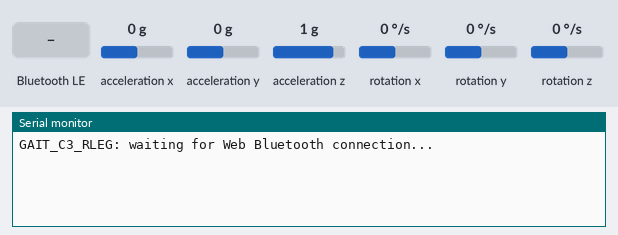
Recording of a sketch running on a simulated ESP32-C3. Shown: the last lines printed to the serial monitor. Wiring (inferred from the names in the program): MPU-6050 motion sensor at I2C address 0x68. The test bench sets the inputs (shaded band); at power-on: acceleration x 0 g, acceleration y 0 g, acceleration z 1 g, rotation x 0 °/s, rotation y 0 °/s, rotation z 0 °/s. Nothing arrives over Bluetooth unless stated; a phone connects over Bluetooth LE 3 s after start.

Above: at 1.3 s.
1.4 s: Bluetooth LE write "START" received
At 1.9 s:
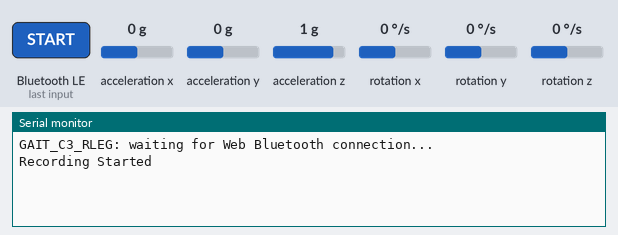
2.9 s: Bluetooth LE write "STOP" received
At 4.1 s:
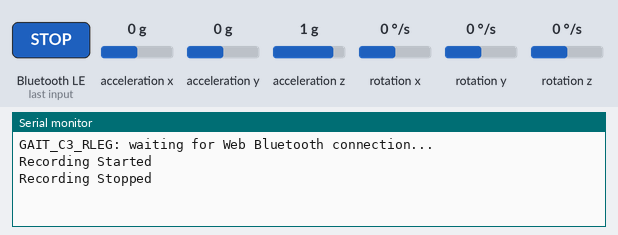
4.4 s: Bluetooth LE write "RESET" received
At 5.4 s:
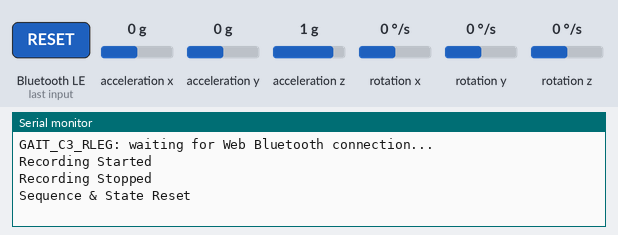

Measured:
- after the input at 1.4 s, the serial monitor: prints a new line at once (image 1)
- after the input at 2.9 s, the serial monitor: prints a new line at once (image 2)
- after the input at 4.4 s, the serial monitor: prints a new line at once (image 3)

The sketch:

C3_IMU.ino
```cpp
#include <BLEDevice.h>
#include <BLEServer.h>
#include <BLEUtils.h>
#include <BLE2902.h>
#include <Wire.h>
#include <esp_task_wdt.h>

// ---------------------------------------------------------------------------
// 1. SET THIS BEFORE UPLOADING TO EACH BOARD
// ---------------------------------------------------------------------------
#define ROLE_RIGHT_LEG 1
#define ROLE_LEFT_LEG  2
#define ROLE_TORSO     3

#define DEVICE_ROLE ROLE_RIGHT_LEG   // <-- CHANGE PER BOARD, then re-upload

#if DEVICE_ROLE == ROLE_RIGHT_LEG
  #define DEVICE_NAME "GAIT_C3_RLEG"
#elif DEVICE_ROLE == ROLE_LEFT_LEG
  #define DEVICE_NAME "GAIT_C3_LLEG"
#elif DEVICE_ROLE == ROLE_TORSO
  #define DEVICE_NAME "GAIT_C3_TORSO"
#else
  #error "Set DEVICE_ROLE to one of ROLE_RIGHT_LEG / ROLE_LEFT_LEG / ROLE_TORSO"
#endif

// --- Configuration ---
#define SDA_PIN 6
#define SCL_PIN 7
#define SAMPLING_RATE 200 // Hz
#define INTERVAL_MS (1000 / SAMPLING_RATE)

// If loop() ever falls behind schedule (slow BLE write, brief I2C hiccup),
// cap how many back-to-back "catch-up" samples we take in a single pass
// before yielding back to drainToBLE() — prevents one bad stall from
// turning into a runaway burst that starves the radio.
#define MAX_CATCHUP_SAMPLES 4

// --- BLE UUIDs ---
#define SERVICE_UUID          "4fafc201-1fb5-459e-8fcc-c5c9c331914b"
#define CHARACTERISTIC_CMD    "beb5483e-36e1-4688-b7f5-ea07361b26a8"
#define CHARACTERISTIC_DATA   "0000ffe1-0000-1000-8000-00805f9b34fb"
#define CHARACTERISTIC_STATUS "0000ffe2-0000-1000-8000-00805f9b34fb"

// Bytes per data packet: header(6) + BATCH_SIZE * 16.
// BATCH_SIZE=7 -> 118 bytes, comfortably under the 125-byte usable payload
// of the 128-byte MTU this sketch requests (matches the original sketch's
// MTU tuning, just repacked without the unused temperature field).
#define BATCH_SIZE 7
#define DATA_PACKET_MAX (6 + BATCH_SIZE * 16)

// Ring buffer: 2048 samples = ~10 s of buffering at 200 Hz, survives brief
// BLE stalls/reconnects without losing data (oldest is only overwritten if
// the host falls more than 10 s behind, which is logged via overflowCount).
#define RING_SIZE 2048

// --- MPU6050 Registers ---
#define MPU_ADDR      0x68
#define ACCEL_XOUT_H  0x3B
#define PWR_MGMT_1    0x6B
#define ACCEL_CONFIG  0x1C
#define GYRO_CONFIG   0x1B

// Full-scale ranges — explicitly set in setupMPU() below rather than relying
// on power-on defaults, so they're deterministic. MUST match the
// ACCEL_RANGE_G / GYRO_RANGE_DPS constants in index.html (used there to
// convert raw counts to g / dps for the CSV).
#define ACCEL_RANGE_G   2     // AFS_SEL = 0
#define GYRO_RANGE_DPS  250   // FS_SEL  = 0

// --- Watchdog ---
// If loop() ever stalls (I2C hang, unexpected deadlock, anything) for more
// than WATCHDOG_TIMEOUT_S seconds, the ESP32-C3 resets itself automatically
// instead of staying locked up until someone power-cycles it. On reset it
// re-advertises and the host app just needs to reconnect.
// NOTE: this uses the esp_task_wdt API shipped with ESP32 Arduino core 2.x.
// If your installed core is 3.x, esp_task_wdt_init() takes a
// esp_task_wdt_config_t* instead of (timeout_s, panic) — adjust startWatchdog()
// accordingly if the sketch fails to compile against your core version.
#define WATCHDOG_TIMEOUT_S 3

// --- Global Variables ---
BLEServer *pServer = NULL;
BLECharacteristic *pCmdCharacteristic = NULL;
BLECharacteristic *pDataCharacteristic = NULL;
BLECharacteristic *pStatusCharacteristic = NULL;
bool deviceConnected = false;
bool oldDeviceConnected = false;
bool isRecording = false;

struct __attribute__((packed)) ImuSample {
  uint32_t t;                 // millis() at capture
  int16_t ax, ay, az;
  int16_t gx, gy, gz;
};

ImuSample ringBuf[RING_SIZE];
volatile uint16_t ringHead = 0;          // next write index
volatile uint16_t ringTail = 0;          // next read (unsent) index
volatile uint32_t seqNext  = 0;          // sequence number of the NEXT sample captured
uint32_t seqOut            = 0;          // sequence number of the next unsent sample
volatile uint32_t overflowCount = 0;
volatile uint32_t missedSampleCount = 0; // samples genuinely lost to a large scheduling stall
unsigned long nextSampleDueMs = 0;       // millis() at which the next sample is due

uint8_t txBuf[DATA_PACKET_MAX];

// rolling actual-rate estimate
uint32_t rateWindowStart = 0;
uint32_t rateWindowCount = 0;
float actualHz = 0;
unsigned long lastStatusMs = 0;

// time sync
uint64_t epochAtSync = 0;   // host epoch_ms captured at last time sync
uint32_t millisAtSync = 0;  // node millis() at that same instant
bool timeSynced = false;

// --- Forward declarations (used by the callback classes below) ---
void startRecording();
void stopRecording();
void resetData();
void handleTimeSync(uint64_t epoch);
void sendTimeSyncAck();
void sendHeartbeat();

// Command Callback
class CmdCallback: public BLECharacteristicCallbacks {
    void onWrite(BLECharacteristic *pCharacteristic) {
      String value = pCharacteristic->getValue();
      if (value.length() == 0) return;

      if (value == "START") {
        startRecording();
      } else if (value == "STOP") {
        stopRecording();
      } else if (value == "RESET") {
        resetData();
      } else if (value.startsWith("TIME:")) {
        uint64_t epoch = strtoull(value.substring(5).c_str(), NULL, 10);
        handleTimeSync(epoch);
      }
    }
};

class MyServerCallbacks: public BLEServerCallbacks {
    void onConnect(BLEServer* pServer) { deviceConnected = true; };
    void onDisconnect(BLEServer* pServer) { deviceConnected = false; }
};

void setupMPU() {
  Wire.begin(SDA_PIN, SCL_PIN);
  Wire.setClock(400000);

  // Wake the sensor up
  Wire.beginTransmission(MPU_ADDR);
  Wire.write(PWR_MGMT_1);
  Wire.write(0);
  Wire.endTransmission(true);
  delay(100);

  // Explicitly set full-scale ranges (see ACCEL_RANGE_G / GYRO_RANGE_DPS above)
  Wire.beginTransmission(MPU_ADDR);
  Wire.write(ACCEL_CONFIG);
  Wire.write(0x00); // AFS_SEL=0 -> +/-2g
  Wire.endTransmission(true);

  Wire.beginTransmission(MPU_ADDR);
  Wire.write(GYRO_CONFIG);
  Wire.write(0x00); // FS_SEL=0 -> +/-250 dps
  Wire.endTransmission(true);
  delay(10);
}

void readMPURaw(int16_t &ax, int16_t &ay, int16_t &az,
                 int16_t &gx, int16_t &gy, int16_t &gz) {
  Wire.beginTransmission(MPU_ADDR);
  Wire.write(ACCEL_XOUT_H);
  Wire.endTransmission(false);
  Wire.requestFrom(MPU_ADDR, (uint8_t)14, true);

  ax = Wire.read() << 8 | Wire.read();
  ay = Wire.read() << 8 | Wire.read();
  az = Wire.read() << 8 | Wire.read();
  Wire.read(); Wire.read(); // discard temperature — not used downstream
  gx = Wire.read() << 8 | Wire.read();
  gy = Wire.read() << 8 | Wire.read();
  gz = Wire.read() << 8 | Wire.read();
}

// ---------------------------------------------------------------------------
// Sample capture -> ring buffer
// ---------------------------------------------------------------------------
void pushSample() {
  int16_t ax, ay, az, gx, gy, gz;
  readMPURaw(ax, ay, az, gx, gy, gz);

  uint16_t nextHead = (ringHead + 1) % RING_SIZE;
  if (nextHead == ringTail) {
    // buffer full: drop this newest sample, keep older data intact
    overflowCount++;
    seqNext++;   // sequence still advances so seq numbers stay meaningful
    return;
  }

  ImuSample &s = ringBuf[ringHead];
  s.t = millis();
  s.ax = ax; s.ay = ay; s.az = az;
  s.gx = gx; s.gy = gy; s.gz = gz;
  ringHead = nextHead;
  seqNext++;

  rateWindowCount++;
}

// ---------------------------------------------------------------------------
// Drain ring buffer into BLE notifications (called from loop())
// ---------------------------------------------------------------------------
void drainToBLE() {
  if (!deviceConnected) return;

  uint16_t available = (ringHead - ringTail + RING_SIZE) % RING_SIZE;
  if (available == 0) return;

  uint8_t n = (uint8_t)min((uint16_t)BATCH_SIZE, available);

  txBuf[0] = 0x01;
  txBuf[1] = n;
  memcpy(&txBuf[2], (const void*)&seqOut, 4);

  int off = 6;
  uint16_t idx = ringTail;
  for (uint8_t i = 0; i < n; i++) {
    ImuSample &s = ringBuf[idx];
    memcpy(&txBuf[off], &s.t, 4);   off += 4;
    memcpy(&txBuf[off], &s.ax, 12); off += 12;
    idx = (idx + 1) % RING_SIZE;
  }

  pDataCharacteristic->setValue(txBuf, off);
  pDataCharacteristic->notify();

  // ESP32's classic BLE stack doesn't hand back a per-call success/failure
  // status the way ArduinoBLE's writeValue() does, so unlike the nRF52
  // reference sketch we can't conditionally hold back ringTail/seqOut on
  // failure — we advance them here on the assumption the notify was queued.
  ringTail = idx;
  seqOut += n;
}

// ---------------------------------------------------------------------------
// Status / heartbeat
// ---------------------------------------------------------------------------
void sendHeartbeat() {
  if (!deviceConnected) return;

  uint16_t available = (ringHead - ringTail + RING_SIZE) % RING_SIZE;
  uint8_t usedPct = (uint8_t)((available * 100UL) / RING_SIZE);

  uint8_t buf[17];
  buf[0] = 0x03;
  buf[1] = isRecording ? 1 : 0;
  buf[2] = usedPct;
  uint32_t ofc = overflowCount;
  memcpy(&buf[3], &ofc, 4);
  uint16_t rateX10 = (uint16_t)(actualHz * 10.0f);
  memcpy(&buf[7], &rateX10, 2);
  uint32_t wfc = 0; // see STATUS packet note at top of file
  memcpy(&buf[9], &wfc, 4);
  uint32_t msc = missedSampleCount;
  memcpy(&buf[13], &msc, 4);

  pStatusCharacteristic->setValue(buf, 17);
  pStatusCharacteristic->notify();
}

void sendTimeSyncAck() {
  if (!deviceConnected) return;
  uint8_t buf[13];
  buf[0] = 0x02;
  memcpy(&buf[1], &epochAtSync, 8);
  memcpy(&buf[9], &millisAtSync, 4);
  pStatusCharacteristic->setValue(buf, 13);
  pStatusCharacteristic->notify();
}

// ---------------------------------------------------------------------------
// Recording control
// ---------------------------------------------------------------------------
void startRecording() {
  ringHead = 0;
  ringTail = 0;
  seqNext = 0;
  seqOut = 0;
  overflowCount = 0;
  missedSampleCount = 0;
  nextSampleDueMs = millis();
  rateWindowCount = 0;
  rateWindowStart = millis();
  isRecording = true;
  Serial.println("Recording Started");
}

void stopRecording() {
  isRecording = false; // loop() keeps draining any samples already buffered
  Serial.println("Recording Stopped");
}

void resetData() {
  bool wasRecording = isRecording;
  isRecording = false;
  ringHead = 0;
  ringTail = 0;
  seqNext = 0;
  seqOut = 0;
  overflowCount = 0;
  missedSampleCount = 0;
  nextSampleDueMs = millis();
  rateWindowCount = 0;
  rateWindowStart = millis();
  isRecording = wasRecording;
  Serial.println("Sequence & State Reset");
}

void handleTimeSync(uint64_t epoch) {
  epochAtSync = epoch;
  millisAtSync = millis();
  timeSynced = true;
  sendTimeSyncAck();
}

// ---------------------------------------------------------------------------
// Watchdog
// ---------------------------------------------------------------------------
void startWatchdog() {
#if ESP_IDF_VERSION_MAJOR >= 5
  // ESP32 Arduino core 3.x (IDF 5.x): struct-based config API.
  esp_task_wdt_config_t wdtConfig = {
    .timeout_ms = WATCHDOG_TIMEOUT_S * 1000,
    .idle_core_mask = 0,     // don't watch idle tasks, just ours below
    .trigger_panic = true    // reset the board on timeout
  };
  esp_task_wdt_init(&wdtConfig);
#else
  // ESP32 Arduino core 2.x (IDF 4.x): simple (timeout_s, panic) API.
  esp_task_wdt_init(WATCHDOG_TIMEOUT_S, true);
#endif
  esp_task_wdt_add(NULL); // watch the current (loop) task
}

void setup() {
  Serial.begin(115200);
  setupMPU();

  BLEDevice::init(DEVICE_NAME);

  // --- RANGE & THROUGHPUT OPTIMIZATIONS ---
  BLEDevice::setPower(ESP_PWR_LVL_P9); // Max TX Power (+9dBm)
  BLEDevice::setMTU(128);              // Request 128 MTU (Allows 125 bytes payload)
  // Note: Connection parameters are automatically negotiated by the central device (phone/PC)

  pServer = BLEDevice::createServer();
  pServer->setCallbacks(new MyServerCallbacks());

  BLEService *pService = pServer->createService(SERVICE_UUID);

  pCmdCharacteristic = pService->createCharacteristic(
                      CHARACTERISTIC_CMD, BLECharacteristic::PROPERTY_WRITE);
  pCmdCharacteristic->setCallbacks(new CmdCallback());

  pDataCharacteristic = pService->createCharacteristic(
                      CHARACTERISTIC_DATA, BLECharacteristic::PROPERTY_NOTIFY);
  pDataCharacteristic->addDescriptor(new BLE2902());

  pStatusCharacteristic = pService->createCharacteristic(
                      CHARACTERISTIC_STATUS, BLECharacteristic::PROPERTY_NOTIFY);
  pStatusCharacteristic->addDescriptor(new BLE2902());

  pService->start();
  BLEAdvertising *pAdvertising = BLEDevice::getAdvertising();
  pAdvertising->start();

  lastStatusMs = millis();
  rateWindowStart = millis();
  nextSampleDueMs = millis();

  startWatchdog();

  Serial.print(DEVICE_NAME);
  Serial.println(": waiting for Web Bluetooth connection...");
}

void loop() {
  esp_task_wdt_reset();

  if (!deviceConnected && oldDeviceConnected) {
    delay(500);
    pServer->startAdvertising();
    oldDeviceConnected = deviceConnected;
  }
  if (deviceConnected && !oldDeviceConnected) {
    oldDeviceConnected = deviceConnected;
  }

  // --- 200 Hz sampling: plain millis() polling, no timer interrupt.
  //     nextSampleDueMs advances by exactly INTERVAL_MS each time (never
  //     reset to "now"), so if the loop briefly falls behind, the while()
  //     below genuinely catches up with fresh sensor reads on the next few
  //     passes rather than silently discarding samples. MAX_CATCHUP_SAMPLES
  //     bounds how many catch-up reads happen in one pass so a bad stall
  //     can't turn into a runaway burst that starves BLE. If we're still
  //     far behind after the cap, we resync to "now" and count the
  //     remainder as genuinely missed rather than trying to catch up forever.
  unsigned long nowMs = millis();
  if (isRecording) {
    uint8_t caughtUp = 0;
    while ((long)(nowMs - nextSampleDueMs) >= 0 && caughtUp < MAX_CATCHUP_SAMPLES) {
      pushSample();
      nextSampleDueMs += INTERVAL_MS;
      caughtUp++;
    }
    long stillBehindMs = (long)(nowMs - nextSampleDueMs);
    if (stillBehindMs > (long)(INTERVAL_MS * 20)) {
      missedSampleCount += (uint32_t)(stillBehindMs / INTERVAL_MS);
      nextSampleDueMs = nowMs;
    }
  }

  // --- stream buffered samples out ---
  drainToBLE();

  // --- rate estimate + heartbeat, ~1 Hz ---
  unsigned long n2 = millis();
  if (n2 - rateWindowStart >= 1000) {
    actualHz = rateWindowCount * 1000.0f / (n2 - rateWindowStart);
    rateWindowCount = 0;
    rateWindowStart = n2;
  }
  if (n2 - lastStatusMs >= 1000) {
    lastStatusMs = n2;
    sendHeartbeat();
  }
}
```
